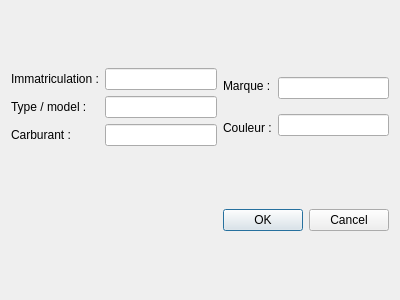
<?xml version="1.0" encoding="UTF-8"?>
<ui version="4.0">
 <class>Dialog</class>
 <widget class="QDialog" name="Dialog">
  <property name="geometry">
   <rect>
    <x>0</x>
    <y>0</y>
    <width>400</width>
    <height>300</height>
   </rect>
  </property>
  <property name="windowTitle">
   <string>Ajouter une voiture</string>
  </property>
  <layout class="QVBoxLayout" name="verticalLayout_5">
   <item>
    <layout class="QGridLayout" name="gridLayout">
     <item row="0" column="0">
      <layout class="QVBoxLayout" name="verticalLayout">
       <item>
        <widget class="QLabel" name="labelImmatriculation">
         <property name="text">
          <string>Immatriculation :</string>
         </property>
        </widget>
       </item>
       <item>
        <widget class="QLabel" name="labelType">
         <property name="text">
          <string>Type / model :</string>
         </property>
        </widget>
       </item>
       <item>
        <widget class="QLabel" name="labelCarburant">
         <property name="text">
          <string>Carburant :</string>
         </property>
        </widget>
       </item>
      </layout>
     </item>
     <item row="0" column="1">
      <layout class="QVBoxLayout" name="verticalLayout_2">
       <item>
        <widget class="QLineEdit" name="lineEditImmatriculation2"/>
       </item>
       <item>
        <widget class="QLineEdit" name="lineEditType2"/>
       </item>
       <item>
        <widget class="QLineEdit" name="lineEditCarburant2"/>
       </item>
      </layout>
     </item>
     <item row="0" column="2">
      <layout class="QVBoxLayout" name="verticalLayout_3">
       <item>
        <widget class="QLabel" name="labelVille">
         <property name="text">
          <string>Marque :</string>
         </property>
        </widget>
       </item>
       <item>
        <widget class="QLabel" name="labelCouleur">
         <property name="text">
          <string>Couleur :</string>
         </property>
        </widget>
       </item>
      </layout>
     </item>
     <item row="0" column="3">
      <layout class="QVBoxLayout" name="verticalLayout_4">
       <item>
        <widget class="QLineEdit" name="lineEditMarque2"/>
       </item>
       <item>
        <widget class="QLineEdit" name="lineEditCouleur2"/>
       </item>
      </layout>
     </item>
    </layout>
   </item>
   <item>
    <widget class="QDialogButtonBox" name="buttonBox">
     <property name="enabled">
      <bool>true</bool>
     </property>
     <property name="orientation">
      <enum>Qt::Horizontal</enum>
     </property>
     <property name="standardButtons">
      <set>QDialogButtonBox::Cancel|QDialogButtonBox::Ok</set>
     </property>
    </widget>
   </item>
  </layout>
 </widget>
 <resources/>
 <connections>
  <connection>
   <sender>buttonBox</sender>
   <signal>accepted()</signal>
   <receiver>Dialog</receiver>
   <slot>accept()</slot>
   <hints>
    <hint type="sourcelabel">
     <x>248</x>
     <y>254</y>
    </hint>
    <hint type="destinationlabel">
     <x>157</x>
     <y>274</y>
    </hint>
   </hints>
  </connection>
  <connection>
   <sender>buttonBox</sender>
   <signal>rejected()</signal>
   <receiver>Dialog</receiver>
   <slot>reject()</slot>
   <hints>
    <hint type="sourcelabel">
     <x>316</x>
     <y>260</y>
    </hint>
    <hint type="destinationlabel">
     <x>286</x>
     <y>274</y>
    </hint>
   </hints>
  </connection>
 </connections>
</ui>
